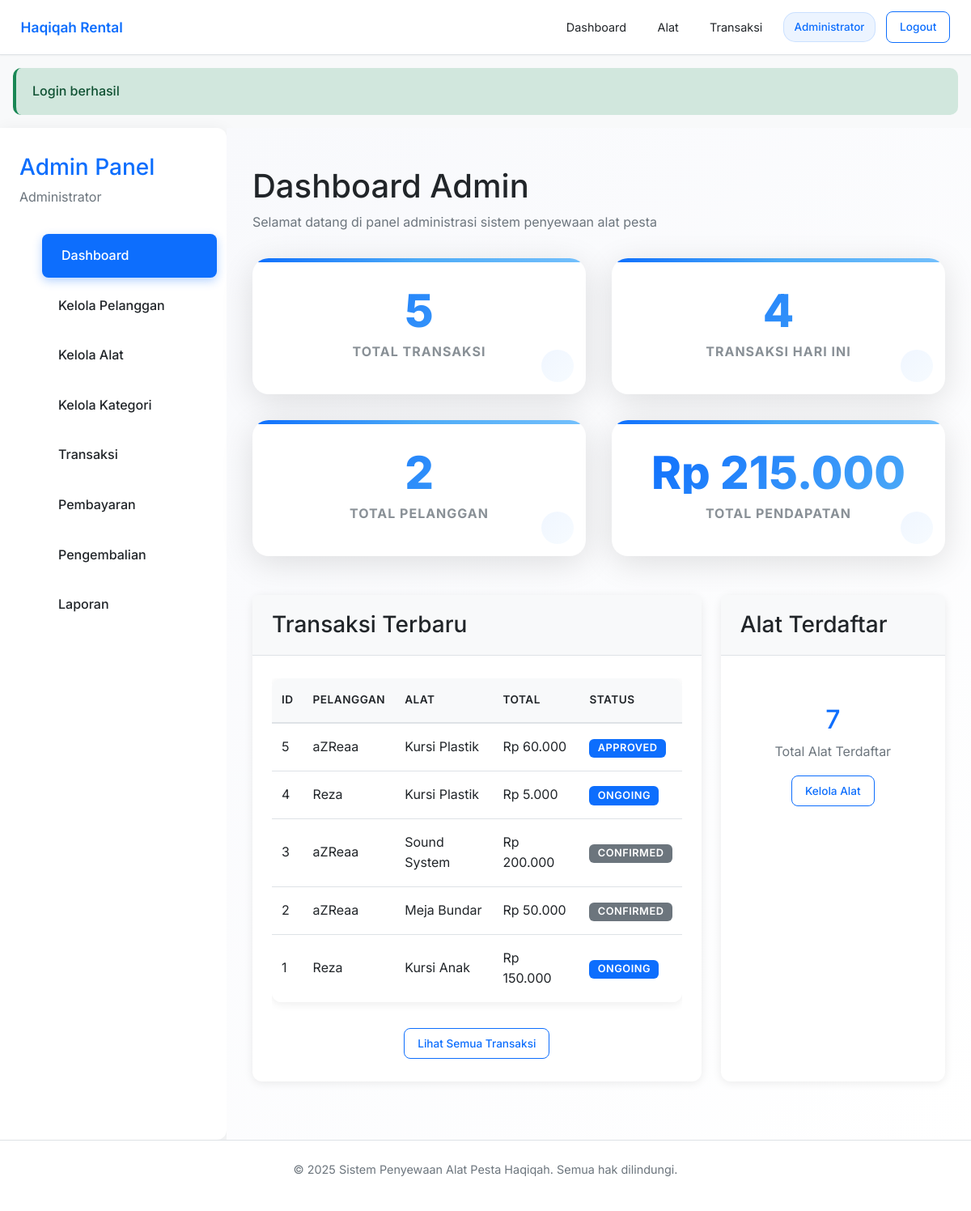
The app's page /dashboard (signed in) with its own data.
### tables this page shows
CREATE TABLE `transaksi` (
  `id_transaksi` int NOT NULL,
  `id_pelanggan` int NOT NULL,
  `id_alat` int NOT NULL,
  `tgl_sewa` date NOT NULL,
  `tgl_kembali` date NOT NULL,
  `status` enum('pending','confirmed','approved','ongoing','completed','selesai','cancelled','rejected','payment_pending','aktif') DEFAULT 'pending',
  `jumlah_alat` int NOT NULL DEFAULT '1',
  `total_harga` decimal(10,2) NOT NULL,
  `metode_pengambilan` enum('pickup','delivery') DEFAULT 'pickup',
  `alamat_pengiriman` text,
  `created_at` timestamp NULL DEFAULT CURRENT_TIMESTAMP,
  `updated_at` timestamp NULL DEFAULT CURRENT_TIMESTAMP ON UPDATE CURRENT_TIMESTAMP
);

CREATE TABLE `pelanggan` (
  `id_pelanggan` int NOT NULL,
  `nama` varchar(100) NOT NULL,
  `alamat` text NOT NULL,
  `email` varchar(100) NOT NULL,
  `no_hp` varchar(20) NOT NULL,
  `user_id` int DEFAULT NULL,
  `created_at` timestamp NULL DEFAULT CURRENT_TIMESTAMP,
  `updated_at` timestamp NULL DEFAULT CURRENT_TIMESTAMP ON UPDATE CURRENT_TIMESTAMP
);

CREATE TABLE `alat` (
  `id_alat` int NOT NULL,
  `nama_alat` varchar(100) NOT NULL,
  `kategori` varchar(50) NOT NULL,
  `stok` int NOT NULL DEFAULT '0',
  `harga` decimal(10,2) NOT NULL,
  `deskripsi` text,
  `gambar` varchar(255) DEFAULT NULL,
  `created_at` timestamp NULL DEFAULT CURRENT_TIMESTAMP,
  `updated_at` timestamp NULL DEFAULT CURRENT_TIMESTAMP ON UPDATE CURRENT_TIMESTAMP,
  `id_kategori` int DEFAULT '1'
);

### src/controllers/AdminController.php (called while the page is built, shortened)
<?php
class AdminController
{
    private $dashboard;
    public function __construct()
    {
        $this->dashboard = new Dashboard();
    }
    public function dashboard()
    {
        $dashboardData = $this->dashboard->viewDashboard('admin', $_SESSION['admin_id']);
        require_once __DIR__ . '/../../templates/pages/admin/dashboard.php';
    }
}

### src/core/Autoloader.php (called while the page is built, shortened)
<?php
class Autoloader
{
    public static function load($className)
    {
        $directories = [
            __DIR__ . '/../models/',
            __DIR__ . '/../controllers/',
            __DIR__ . '/../core/',
        ];
        foreach ($directories as $directory) {
            $file = $directory . $className . '.php';
            if (file_exists($file)) {
                break;
            }
        }
    }
}

### src/core/Database.php (called while the page is built, shortened)
<?php
class Database
{
    private static $instance = null;
    private $connection;
    private $config;
    private function __construct()
    {
        $this->config = require __DIR__ . '/../../config/database.php';
    }
    public static function getInstance()
    {
        if (self::$instance === null) {
            self::$instance = new self();
        }
        return self::$instance;
    }
    private function connect()
    {
        try {
            $dsn = "mysql:host={$this->config['host']};dbname={$this->config['database']};charset={$this->config['charset']}";
            $this->connection = new PDO(
                $dsn,
                $this->config['username'],
                $this->config['password'],
                $this->config['options']
            );
        } catch (PDOException $e) {
            throw new Exception("Database connection failed: " . $e->getMessage());
        }
    }
    public function getConnection()
    {
        return $this->connection;
    }
}

### config/database.php (called while the page is built)
<?php
return [
    'host' => 'localhost',
    'database' => 'hakikah_rental',
    'username' => 'root',
    'password' => '',
    'charset' => 'utf8mb4',
    'options' => [
        PDO::ATTR_ERRMODE => PDO::ERRMODE_EXCEPTION,
        PDO::ATTR_DEFAULT_FETCH_MODE => PDO::FETCH_ASSOC,
        PDO::ATTR_EMULATE_PREPARES => false,
    ]
];

### src/models/Dashboard.php (called while the page is built, shortened)
<?php
class Dashboard
{
    private $db;
    public function __construct()
    {
        $this->db = Database::getInstance()->getConnection();
    }
    public function viewDashboard($role, $userId)
    {
        switch ($role) {
            case 'admin':
                return $this->getAdminDashboard();
        }
    }
    private function getAdminDashboard()
    {
        $data = [];
        $stmt = $this->db->query("SELECT COUNT(*) as total FROM pelanggan");
        $data['total_pelanggan'] = $stmt->fetch()['total'];
        $stmt = $this->db->query("SELECT COUNT(*) as total FROM alat");
        $data['total_alat'] = $stmt->fetch()['total'];
        $stmt = $this->db->query("SELECT COUNT(*) as total FROM transaksi");
        $data['total_transaksi'] = $stmt->fetch()['total'];
        $stmt = $this->db->query("SELECT COUNT(*) as total FROM transaksi WHERE DATE(created_at) = CURDATE()");
        $data['transaksi_hari_ini'] = $stmt->fetch()['total'];
        $stmt = $this->db->query("SELECT SUM(total_harga) as total FROM transaksi WHERE status IN ('approved', 'ongoing', 'completed')");
        $data['total_pendapatan'] = $stmt->fetch()['total'] ?? 0;
        $stmt = $this->db->query("
            SELECT t.*, p.nama as nama_pelanggan, a.nama_alat
            FROM transaksi t
            JOIN pelanggan p ON t.id_pelanggan = p.id_pelanggan
            JOIN alat a ON t.id_alat = a.id_alat
            ORDER BY t.created_at DESC
            LIMIT 5
        ");
        $data['transaksi_terbaru'] = $stmt->fetchAll();
        return $data;
    }
}

### templates/pages/admin/dashboard.php (the view, shortened to what this page needs)
<?php
include __DIR__ . '/../../layouts/header.php';
?>
<div class="dashboard">
    <aside class="sidebar">
        <div style="padding: 0 1.5rem; margin-bottom: 2rem;">
            <h3 style="color: var(--primary-color); margin: 0;">Admin Panel</h3>
            <p style="margin: 0.5rem 0 0 0; color: var(--secondary-color);">
                <?= htmlspecialchars($_SESSION['nama']) ?>
            </p>
        </div>
        <ul class="sidebar-nav">
            <li><a href="/hakikah/dashboard" class="active">Dashboard</a></li>
            <li><a href="/hakikah/admin/pelanggan">Kelola Pelanggan</a></li>
            <li><a href="/hakikah/admin/alat">Kelola Alat</a></li>
            <li><a href="/hakikah/admin/kategori">Kelola Kategori</a></li>
            <li><a href="/hakikah/admin/transaksi">Transaksi</a></li>
            <li><a href="/hakikah/admin/pembayaran">Pembayaran</a></li>
            <li><a href="/hakikah/admin/pengembalian">Pengembalian</a></li>
            <li><a href="/hakikah/admin/laporan">Laporan</a></li>
        </ul>
    </aside>
    <main class="main-content">
        <div style="margin-bottom: 2rem;">
            <h1 style="margin-bottom: 0.5rem;">Dashboard Admin</h1>
            <p style="color: var(--secondary-color);">Selamat datang di panel administrasi sistem penyewaan alat pesta</p>
        </div>
        <div class="stats-grid">
            <div class="stat-card">
                <h3><?= number_format($dashboardData['total_transaksi'] ?? 0) ?></h3>
                <p>Total Transaksi</p>
            </div>
            <div class="stat-card">
                <h3><?= number_format($dashboardData['transaksi_hari_ini'] ?? 0) ?></h3>
                <p>Transaksi Hari Ini</p>
            </div>
            <div class="stat-card">
                <h3><?= number_format($dashboardData['total_pelanggan'] ?? 0) ?></h3>
                <p>Total Pelanggan</p>
            </div>
            <div class="stat-card">
                <h3>Rp <?= number_format($dashboardData['total_pendapatan'] ?? 0, 0, ',', '.') ?></h3>
                <p>Total Pendapatan</p>
            </div>
        </div>
        <div style="display: grid; grid-template-columns: 2fr 1fr; gap: 1.5rem;">
            <div class="card">
                <div class="card-header">
                    <h3 style="margin: 0;">Transaksi Terbaru</h3>
                </div>
                <div class="card-body">
                    <?php if (empty($dashboardData['transaksi_terbaru'])): ?>
                        <p style="text-align: center; color: var(--secondary-color); margin: 2rem 0;">
                            Belum ada transaksi
                        </p>
                    <?php else: ?>
                        <div style="overflow-x: auto;">
                            <table class="table">
                                <thead>
                                    <tr>
                                        <th>ID</th>
                                        <th>Pelanggan</th>
                                        <th>Alat</th>
                                        <th>Total</th>
                                        <th>Status</th>
                                    </tr>
                                </thead>
                                <tbody>
                                    <?php foreach ($dashboardData['transaksi_terbaru'] as $t): ?>
                                        <tr>
                                            <td><?= $t['id_transaksi'] ?></td>
                                            <td><?= htmlspecialchars($t['nama_pelanggan']) ?></td>
                                            <td><?= htmlspecialchars($t['nama_alat']) ?></td>
                                            <td>Rp <?= number_format($t['total_harga'], 0, ',', '.') ?></td>
                                            <td>
                                                <?php
                                                $badgeClass = match($t['status']) {
                                                    'pending' => 'badge-warning',
                                                    'approved' => 'badge-primary',
                                                    'ongoing' => 'badge-primary',
                                                    'completed' => 'badge-success',
                                                    'cancelled' => 'badge-danger',
                                                    default => 'badge-secondary'
                                                };
                                                ?>
                                                <span class="badge <?= $badgeClass ?>"><?= ucfirst($t['status']) ?></span>
                                            </td>
                                        </tr>
                                    <?php endforeach; ?>
                                </tbody>
                            </table>
                        </div>
                        <div style="text-align: center; margin-top: 1rem;">
                            <a href="/hakikah/admin/transaksi" class="btn btn-outline-primary">Lihat Semua Transaksi</a>
                        </div>
                    <?php endif; ?>
                </div>
            </div>
            <div class="card">
                <div class="card-header">
                    <h3 style="margin: 0;">Alat Terdaftar</h3>
                </div>
                <div class="card-body">
                    <div style="text-align: center; padding: 2rem 0;">
                        <h2 style="color: var(--primary-color); margin-bottom: 0.5rem;">
                            <?= number_format($dashboardData['total_alat'] ?? 0) ?>
                        </h2>
                        <p style="color: var(--secondary-color); margin: 0;">Total Alat Terdaftar</p>
                        <div style="margin-top: 1rem;">
                            <a href="/hakikah/admin/alat" class="btn btn-outline-primary btn-sm">Kelola Alat</a>
                        </div>
                    </div>
                </div>
            </div>
        </div>
    </main>
</div>
<?php include __DIR__ . '/../../layouts/footer.php'; ?>

### records on screen
transaksi: id_transaksi "5", id_pelanggan.nama "aZReaa", id_alat.nama_alat "Kursi Plastik", total_harga "60.000", status "APPROVED"
transaksi: id_transaksi "4", id_pelanggan.nama "Reza", id_alat.nama_alat "Kursi Plastik", total_harga "5.000", status "ONGOING"
transaksi: id_transaksi "3", id_pelanggan.nama "aZReaa", id_alat.nama_alat "Sound System", total_harga "200.000", status "CONFIRMED"
transaksi: id_transaksi "2", id_pelanggan.nama "aZReaa", id_alat.nama_alat "Meja Bundar", total_harga "50.000", status "CONFIRMED"
transaksi: id_transaksi "1", id_pelanggan.nama "Reza", id_alat.nama_alat "Kursi Anak", total_harga "150.000", status "ONGOING"

### other values on screen
$_SESSION['nama'] "Administrator"
$_SESSION['success'] "Login berhasil"
$dashboardData['total_transaksi'] "5"
$dashboardData['transaksi_hari_ini'] "4"
$dashboardData['total_pelanggan'] "2"
$dashboardData['total_pendapatan'] "215.000"
$dashboardData['total_alat'] "7"
